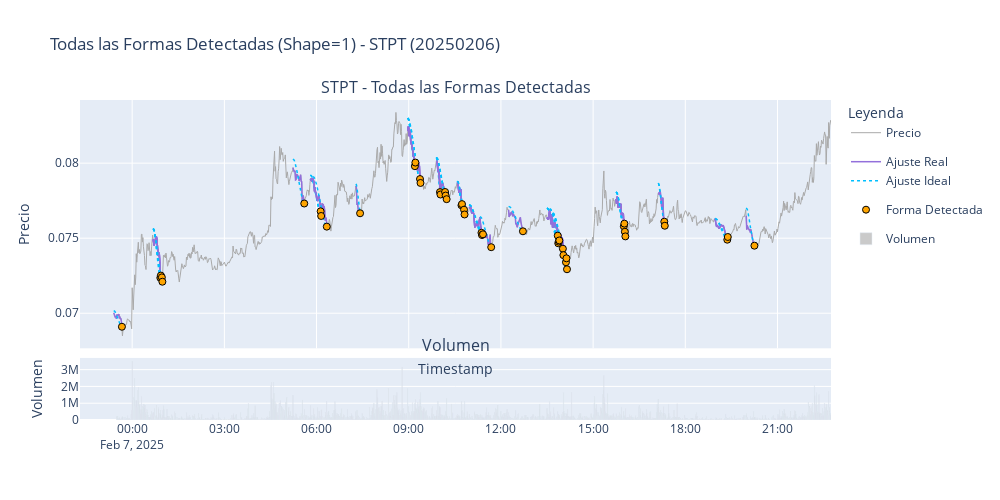

Source (notebook cell):
### Code cell
simbolo_especifico = "STPT" # Ejemplo, puede cambiarse

simbolos_disponibles = df_procesado['symbol'].unique()

if simbolo_especifico not in simbolos_disponibles:
    logging.warning(f"Símbolo '{simbolo_especifico}' no encontrado.")
    if len(simbolos_disponibles) > 0:
        logging.info(f"Primeros 20 símbolos disponibles: {list(simbolos_disponibles[:20])}")
    else:
        logging.info("No hay símbolos disponibles en el DataFrame.")
else:
    logging.info(f"Generando gráfico de todas las formas para: {simbolo_especifico}")

    try:
        df_simbolo_especifico = df_procesado[df_procesado['symbol'] == simbolo_especifico]
        primer_timestamp_valido = df_simbolo_especifico['timestamp'].dropna().iloc[0]
        etiqueta_fecha = pd.to_datetime(primer_timestamp_valido).strftime('%Y%m%d')
    except Exception:
        etiqueta_fecha = "date_unknown"
        logging.warning(f"No se pudo obtener fecha para {simbolo_especifico}. Usando etiqueta genérica.")

    print("-" * 30)
    try:
        plot_all_sinusoid_shapes(
            df_processed=df_procesado,
            symbol=simbolo_especifico,
            date_str=etiqueta_fecha
        )
        logging.info(f"Gráfico para '{simbolo_especifico}' mostrado/guardado.")

        if df_procesado[(df_procesado['symbol'] == simbolo_especifico) & (df_procesado['is_sinusoid_shape'] == 1)].empty:
            print(f"Nota: No se encontraron formas sinusoidales para '{simbolo_especifico}'.")

    except Exception as err_plot:
        logging.error(f"Fallo al generar gráfico de formas para {simbolo_especifico}: {err_plot}")
